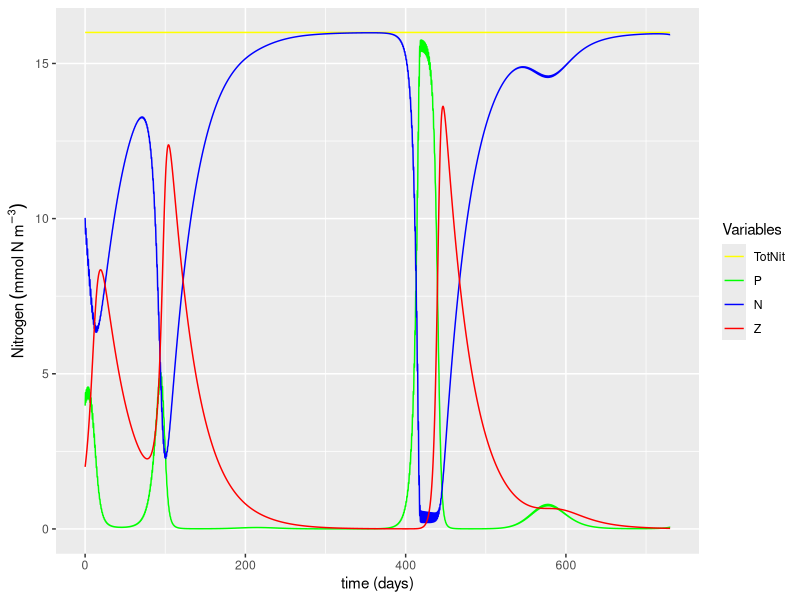
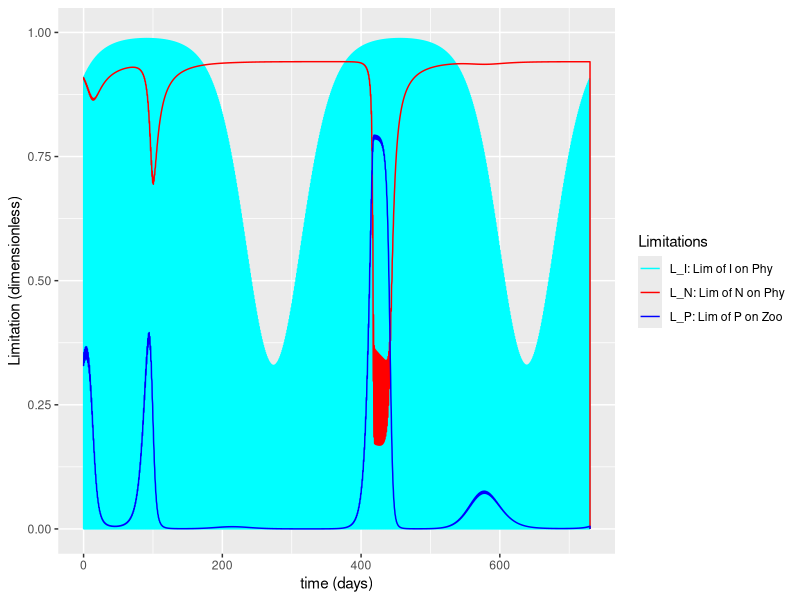

The R source for these figures, in order:
library(ggplot2)

# Framework
days <- 365 * 2 # number of days of experiment run (units: days)
dt   <- 0.01    # time-step  (units: days)

# Parameters
mu     <- 0.5   # growth rate of phytoplankton (units: d^-1)
K      <- 1     # half-saturation for nutrient absoption by phytoplankton (units: mmolN m^-3)
gamma  <- 0.4   # growth rate of zooplankton (units: d^-1)
Lambda <- 0.1   # initial slope of ingestion saturation of zooplankton (units: mmol N^-1 m^3)
alpha  <- 0.004 # initial slope of P vs I curve (units: {mmolN m^-3}^-1)
psi    <- 0.01  # half-saturation for phytoplankton absoption by mussels (units: mmolN m^-3)
mP     <- 0.07  # mortality rate of phytoplankton (units: d^-1)
mZ     <- 0.03  # mortality rate of zooplankton (units: d^-1)

# Initial conditions
Pinitial <- 4  # initial phytoplankton concentration (units: mmolN m^-3)
Ninitial <- 10 # initial nutrients concentration (units: mmolN m^-3)
Zinitial <- 2  # initial zooplankton concentration (units: mmolN m^-3)

# Chores (calculate number of steps, create zero vectors, create time vector...)
NoSTEPS <- as.integer(days / dt) # Calculates the number of steps by dividing days by dt and rounding down
time <- seq(from = 0, to = days, length = NoSTEPS) # Create time vector of equally spaced numbers from zero to "days"
N <- numeric(NoSTEPS)      # Make Nutrients "empty" vector by making a vector array of zeros (size: NoSTEPS rows by ONE column)
P <- numeric(NoSTEPS)      # Make Phytoplankton "empty" vector (same process as above)
Z <- numeric(NoSTEPS)      # Make Zooplankton "empty" vector (same process as above)
TotNit <- numeric(NoSTEPS) # Make Total-Nitrogen "empty" vector (same process as above)
L_N <- numeric(NoSTEPS)    # Make "Limitation of N on Phytoplankton" empty vector (same process as above)
L_P <- numeric(NoSTEPS)    # Make "Limitation of P on Zooplankton" empty vector (same process as above)
I  <- numeric(NoSTEPS)     # Make Light (I) "empty" vector (same process as above)
L_I <- numeric(NoSTEPS)    # Make "Limitation of I on Phytoplankton" empty vector (same process as above)

# Creating sunlight ------------------------------------------------------------
for (i in 1:length(I)) {
  I[i] <- 600 * sin((2 * pi * time[i])/1) + 500 * sin((2*pi*time[i])/365)
  
  # We can't have negative light. Make negative values equal to zero
  if (I[i] < 0) {
    I[i] <- 0
  }
}

# Initializing with initial conditions -----------------------------------------
P[1] <- Pinitial # Initializing phytoplankton vector
N[1] <- Ninitial # Initializing nutrients vector
Z[1] <- Zinitial # Initializing zooplankton vector
TotNit[1] <- P[1] + N[1] + Z[1] # Initializing Total-Nitrogen vector

# ******************************************************************************
# MAIN MODEL LOOP **************************************************************
for (t in 1:(NoSTEPS-1)) {
  L_N[t] <- N[t]/(K+N[t])       # Calculate Limitation due to (low) nutrients on phytoplankton
  L_P[t] <- 1-exp(-Lambda*P[t]) # Calculate Limitation due to (low) phytoplankton on zooplankton
  L_I[t] <- 1-exp(-alpha*I[t])  # Calculate Limitation due to (low) light on phytoplankton
  
  # Estimate model state at time t+1 
  P[t+1] <- P[t] + (((mu*L_N[t]*L_I[t]*P[t]) - (gamma*L_P[t]*Z[t]) - (mP*P[t])) * dt)
  N[t+1] <- N[t] + (((mP*P[t]) + (mZ*Z[t]) - (mu*L_N[t]*L_I[t]*P[t])) * dt)
  Z[t+1] <- Z[t] + (((gamma*L_P[t]*Z[t]) - (mZ*Z[t])) * dt)
  TotNit[t+1] = P[t+1] + N[t+1] + Z[t+1] # Calculate total nitrogen
}
# end of main model LOOP********************************************************
# ******************************************************************************

# For cleanliness, let's pack everything into a data frame
output <- data.frame(t=time,
                     N=N,
                     P=P,
                     Z=Z,
                     TotNit=TotNit,
                     L_I=L_I,
                     L_N=L_N,
                     L_P=L_P)

# Plotting ---------------------------------------------------------------------
# Plot 1: Main variables
ggplot(data = output, aes(x=time)) +
  geom_line(aes(y=TotNit, color="TotNit")) +
  geom_line(aes(y = P, color="P")) +
  geom_line(aes(y = N, color="N")) +
  geom_line(aes(y = Z, color="Z")) +
  ylim(0, max(output$TotNit)) + 
  labs(x = "time (days)",
       y = expression(Nitrogen~(mmol~N~m^-3))) +
  scale_color_manual("Variables",
                     breaks = c("TotNit", "P", "N", "Z"),
                     labels = c("TotNit", "P", "N", "Z"),
                     values = c("yellow", "green", "blue", "red"))

# Plot 2: Limitations
ggplot(data = output, aes(x=time)) +
  geom_line(aes(y = L_I, color="L_I")) +
  geom_line(aes(y = L_N, color="L_N")) +
  geom_line(aes(y = L_P, color="L_P")) +
  ylim(0, 1) + 
  labs(x = "time (days)",
       y = "Limitation (dimensionless)") +
  scale_color_manual("Limitations",
                     breaks = c("L_I", "L_N", "L_P"),
                     labels = c("L_I: Lim of I on Phy", "L_N: Lim of N on Phy", "L_P: Lim of P on Zoo"),
                     values = c("cyan", "red", "blue"))

